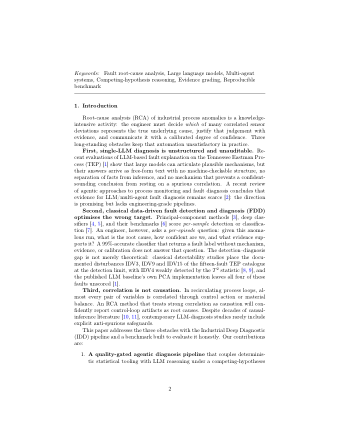
#> input picture paper/workbench/_t01.png, 340 x 440 px
$ python trim_white.py ../workbench/_t01.png
#> lines starting #> are read from the running program, lines starting #| are printed output that depends on the picture; after the words box and inside, x2 and y2 are one past the last pixel; in counts of white or black regions, pixels touching at a corner belong together
#!/usr/bin/env python3
"""trim_white.py — 自动裁掉 PNG 四周白边，保留 pad 像素余量（印刷安全距）。"""
import sys
from PIL import Image

PAD = 24  # 3x 缩放下 24px ≈ 8css px

for path in sys.argv[1:]:
    im = Image.open(path).convert('RGB')
#> im is the input picture: PIL image 340x440 RGB; mean R, G, B 246.4, 246.4, 246.5
    w, h = im.size
#> w = 340; h = 440
    # 找非纯白内容的边界（容忍接近白的抗锯齿像素）
    gray = im.convert('L')
    # 二值化：非白(<250)为内容
    bbox_img = gray.point(lambda x: 0 if x > 248 else 255)
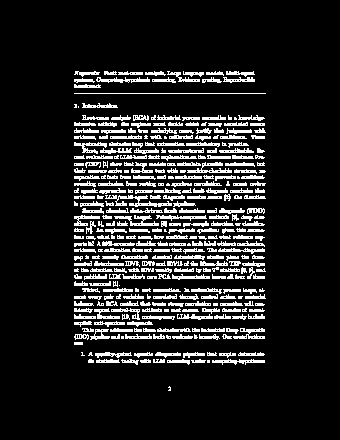
#> bbox_img: PIL image 340x440 L; 13.2% white in thin lines or dots, all inside (x1, y1, x2, y2) = (74, 71, 266, 391)
    bbox = bbox_img.getbbox()
#> bbox = (74, 71, 266, 391)
    if not bbox:
        print('skip (blank):', path)
        continue
    l, t, r, b = bbox
#> l = 74; t = 71; r = 266; b = 391
    l = max(0, l - PAD); t = max(0, t - PAD)
#> after `l = max(0, l - PAD)`: l = 50
#> after `t = max(0, t - PAD)`: t = 47
    r = min(w, r + PAD); b = min(h, b + PAD)
#> after `r = min(w, r + PAD)`: r = 290
#> after `b = min(h, b + PAD)`: b = 415
    im.crop((l, t, r, b)).save(path)
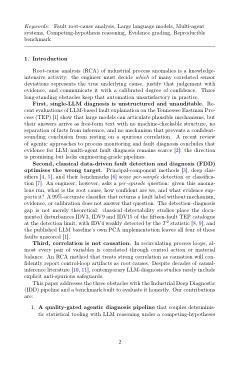
#> saved as _t01.png: PIL image 240x368 RGB; mean R, G, B 240.5, 240.5, 240.6
    print(f'trimmed {path}: {w}x{h} -> {r-l}x{b-t}')
#| trimmed ../workbench/_t01.png: 340x440 -> 240x368

$ run again, on paper/workbench/_t07.png
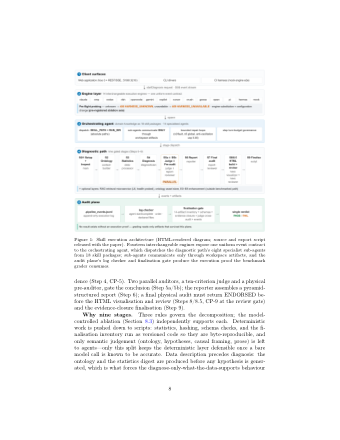
#> input picture paper/workbench/_t07.png, 340 x 440 px
#> im is the input picture: PIL image 340x440 RGB; mean R, G, B 247.9, 248.4, 248.5
#> `bbox_img = gray.point(lambda x: 0 if x > 248 else 255)`:
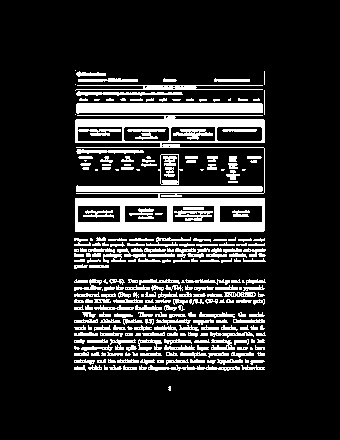
#> bbox_img: PIL image 340x440 L; 15.8% white; 269 white regions (57 under 20 px), largest, box (x1, y1, x2, y2) and area: (75, 115, 265, 232) 6787, (76, 103, 263, 114) 1870, (76, 185, 263, 192) 1121
#> bbox = (74, 70, 266, 391)
#> `l, t, r, b = bbox`: l = 74; t = 70; r = 266; b = 391
#> `l = max(0, l - PAD)`: l = 50
#> `t = max(0, t - PAD)`: t = 46
#> `r = min(w, r + PAD)`: r = 290
#> `b = min(h, b + PAD)`: b = 415
#> `im.crop((l, t, r, b)).save(path)`:
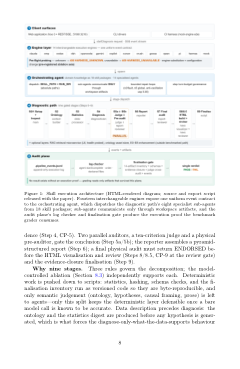
#> saved as _t07.png: PIL image 240x369 RGB; mean R, G, B 243, 243.8, 244
#| trimmed ../workbench/_t07.png: 340x440 -> 240x369

$ run again, on paper/workbench/_t12.png
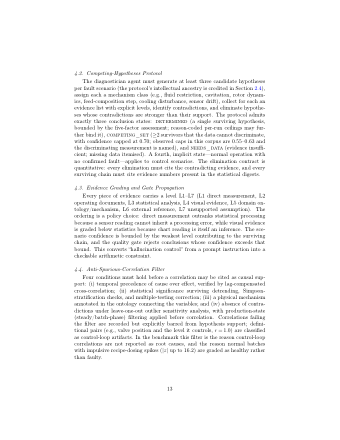
#> input picture paper/workbench/_t12.png, 340 x 440 px
#> im is the input picture: PIL image 340x440 RGB; mean R, G, B 246.6, 246.6, 246.7
#> `bbox_img = gray.point(lambda x: 0 if x > 248 else 255)`:
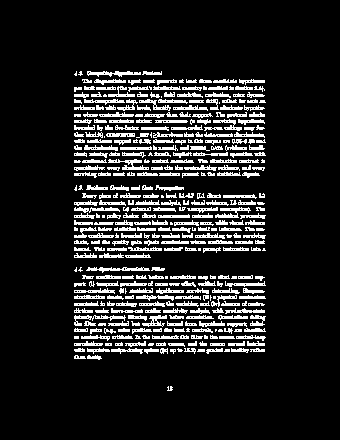
#> bbox_img: PIL image 340x440 L; 13.5% white in thin lines or dots, all inside (x1, y1, x2, y2) = (74, 71, 266, 391)
#> bbox = (74, 71, 266, 391)
#> `l, t, r, b = bbox`: l = 74; t = 71; r = 266; b = 391
#> `l = max(0, l - PAD)`: l = 50
#> `t = max(0, t - PAD)`: t = 47
#> `r = min(w, r + PAD)`: r = 290
#> `b = min(h, b + PAD)`: b = 415
#> `im.crop((l, t, r, b)).save(path)`:
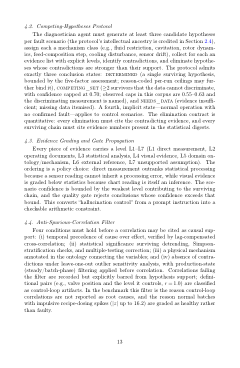
#> saved as _t12.png: PIL image 240x368 RGB; mean R, G, B 240.8, 240.8, 240.9
#| trimmed ../workbench/_t12.png: 340x440 -> 240x368

$ run again, on paper/workbench/_t14.png
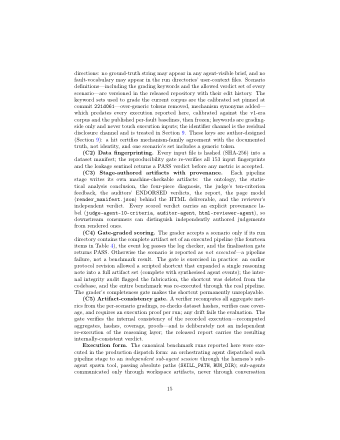
#> input picture paper/workbench/_t14.png, 340 x 440 px
#> im is the input picture: PIL image 340x440 RGB; mean R, G, B 245, 245, 245
#> `bbox_img = gray.point(lambda x: 0 if x > 248 else 255)`:
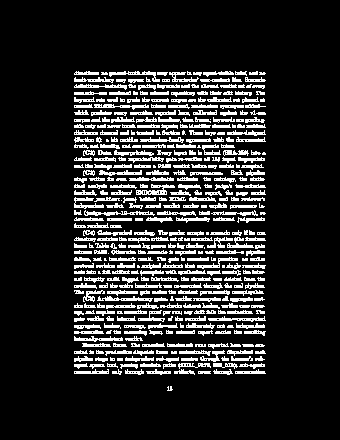
#> bbox_img: PIL image 340x440 L; 15.6% white in thin lines or dots, all inside (x1, y1, x2, y2) = (74, 71, 266, 391)
#> bbox = (74, 71, 266, 391)
#> `l, t, r, b = bbox`: l = 74; t = 71; r = 266; b = 391
#> `l = max(0, l - PAD)`: l = 50
#> `t = max(0, t - PAD)`: t = 47
#> `r = min(w, r + PAD)`: r = 290
#> `b = min(h, b + PAD)`: b = 415
#> `im.crop((l, t, r, b)).save(path)`:
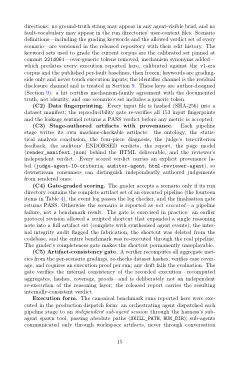
#> saved as _t14.png: PIL image 240x368 RGB; mean R, G, B 238, 238, 238.1
#| trimmed ../workbench/_t14.png: 340x440 -> 240x368
